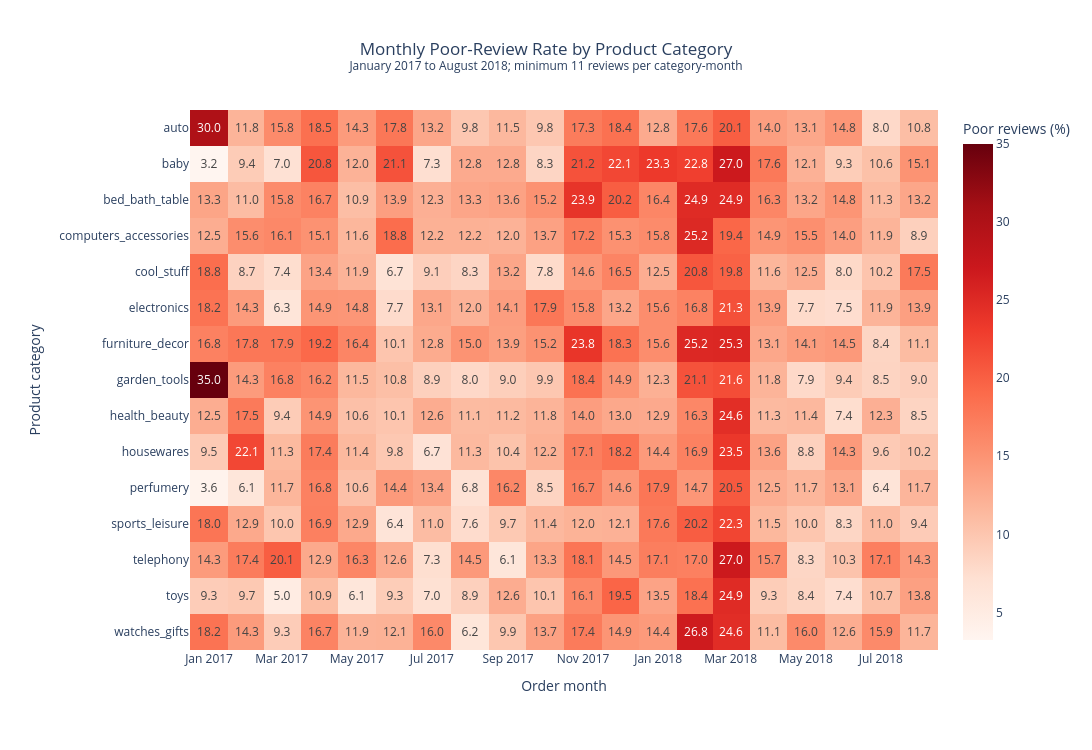

Notebook code cell kept with this figure:
### Code cell
heatmap_data = category_month_filtered.pivot(
    index="category",
    columns="period",
    values="poor_review_rate",
)

periods = pd.period_range(
    "2017-01",
    "2018-08",
    freq="M",
).astype(str)

heatmap_data = heatmap_data.reindex(
    columns=periods
)

fig = px.imshow(
    heatmap_data,
    aspect="auto",
    color_continuous_scale="Reds",
    text_auto=".1f",
    labels={
        "x": "Order month",
        "y": "Product category",
        "color": "Poor reviews (%)",
    },
    title=(
        "Monthly Poor-Review Rate by Product Category"
        "<br><sup>"
        "January 2017 to August 2018; minimum 11 reviews per category-month"
        "</sup>"
    ),
)

fig.update_layout(
    template="plotly_white",
    width=1250,
    height=750,
    title_x=0.5,
    margin=dict(
        l=190,
        r=60,
        t=110,
        b=100,
    ),
)

# fig.show(renderer="browser")
fig.show()

### Figure 1 — Plotly figure (JSON) as saved in the notebook; plotly's stock layout.template omitted (floating-point values rounded to 4 significant figures; data arrays with more than 128 entries replaced by an {"elided": "..."} marker saying what was removed)
{"data": [{"coloraxis": "coloraxis", "hovertemplate": "Order month: %{x}<br>Product category: %{y}<br>Poor reviews (%): %{z}<extra></extra>", "name": "0", "texttemplate": "%{z:.1f}", "type": "heatmap", "x": ["2017-01", "2017-02", "2017-03", "2017-04", "2017-05", "2017-06", "2017-07", "2017-08", "2017-09", "2017-10", "2017-11", "2017-12", "2018-01", "2018-02", "2018-03", "2018-04", "2018-05", "2018-06", "2018-07", "2018-08"], "xaxis": "x", "y": ["auto", "baby", "bed_bath_table", "computers_accessories", "cool_stuff", "electronics", "furniture_decor", "garden_tools", "health_beauty", "housewares", "perfumery", "sports_leisure", "telephony", "toys", "watches_gifts"], "yaxis": "y", "z": {"elided": "15x20 float values"}}], "layout": {"coloraxis": {"autocolorscale": false, "colorbar": {"title": {"text": "Poor reviews (%)"}}, "colorscale": [[0, "rgb(255,245,240)"], [0.125, "rgb(254,224,210)"], [0.25, "rgb(252,187,161)"], [0.375, "rgb(252,146,114)"], [0.5, "rgb(251,106,74)"], [0.625, "rgb(239,59,44)"], [0.75, "rgb(203,24,29)"], [0.875, "rgb(165,15,21)"], [1, "rgb(103,0,13)"]]}, "height": 750, "margin": {"b": 100, "l": 190, "r": 60, "t": 110}, "title": {"text": "Monthly Poor-Review Rate by Product Category<br><sup>January 2017 to August 2018; minimum 11 reviews per category-month</sup>", "x": 0.5}, "width": 1250, "xaxis": {"anchor": "y", "domain": [0, 1], "title": {"text": "Order month"}}, "yaxis": {"anchor": "x", "autorange": "reversed", "domain": [0, 1], "title": {"text": "Product category"}}}}
